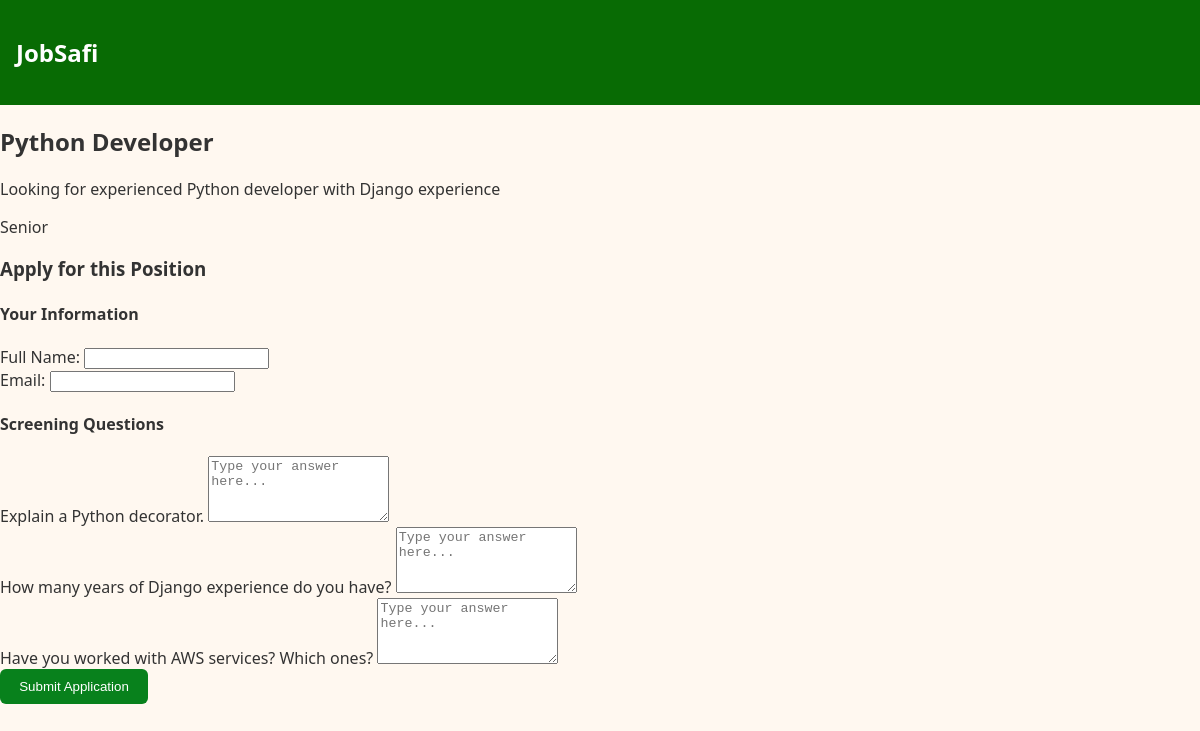
/jobs/7/, run on the app's committed database.
### jobsafi/models.py (models this page shows, shortened)
class Job(models.Model):
    employer = models.ForeignKey(
        settings.AUTH_USER_MODEL, on_delete=models.CASCADE, related_name="jobs"
    )
    title = models.CharField(max_length=200)
    description = models.TextField()
    seniority = models.CharField(max_length=50)
    tags = TaggableManager()

class ScreeningQuestion(models.Model):
    job = models.ForeignKey(
        Job, on_delete=models.CASCADE, related_name="questions"
    )
    text = models.TextField()
    is_custom = models.BooleanField(default=False)
    is_approved = models.BooleanField(default=False)
    rating = models.IntegerField(null=True, blank=True)

### jobsafi/views.py (the view, shortened to what this page needs)
# urls.py: path("jobs/<int:pk>/", views.job_detail, name="job_detail"),
def job_detail(request, pk):
    job = get_object_or_404(Job, pk=pk)
    questions = job.questions.filter(is_approved=True)  # Only show approved questions
    context = {
        "job": job,
        "questions": questions,
    }
    return render(request, "jobsafi/job_detail.html", context)

### jobsafi/templates/jobsafi/job_detail.html (shortened to what this page needs)
{% extends "jobsafi/base.html" %}
{% load static %}
{% block content %}
<div class="job-container">
    <h2>{{ job.title }}</h2>
    <p class="job-description">{{ job.description }}</p>
    <div class="job-meta">
        <span class="seniority-badge">{{ job.seniority }}</span>
    </div>
</div>
<div class="application-form">
    <h3>Apply for this Position</h3>
    <form method="post" action="{% url 'job_detail' job.pk %}">
        <div class="candidate-info">
            <h4>Your Information</h4>
            <div class="form-group">
                <label for="candidate_name">Full Name:</label>
                <input type="text" id="candidate_name" name="candidate_name" required>
            </div>
            <div class="form-group">
                <label for="candidate_email">Email:</label>
                <input type="email" id="candidate_email" name="candidate_email" required>
            </div>
        </div>
        <div class="questions-section">
            <h4>Screening Questions</h4>
            {% for question in questions %}
                <div class="question-block">
                    <label for="answer_{{ question.id }}">{{ question.text }}</label>
                    <textarea
                        id="answer_{{ question.id }}"
                        name="answer_{{ question.id }}"
                        rows="4"
                        required
                        placeholder="Type your answer here..."></textarea>
                </div>
            {% empty %}
                <p class="no-questions">No screening questions available for this position.</p>
            {% endfor %}
        </div>
        <button type="submit" class="submit-btn">Submit Application</button>
    </form>
</div>
{% endblock %}

### static/jobsafi/css/style.css (style rules this page uses)
body { font-family: 'Segoe UI', sans-serif; margin: 0; background: #fff8f0; color: #333; }
button { background: hsl(130, 88%, 27%); color: white; padding: 0.6rem 1.2rem; border: none; border-radius: 6px; cursor: pointer; }

### data on the page
Job: title "Python Developer", description "Looking for experienced Python developer with Django experience", seniority "Senior"
ScreeningQuestion: text "Explain a Python decorator.", id "Type your answer here..."
ScreeningQuestion: text "How many years of Django experience do you have?", id "Type your answer here..."
ScreeningQuestion: text "Have you worked with AWS services? Which ones?", id "Type your answer here..."
